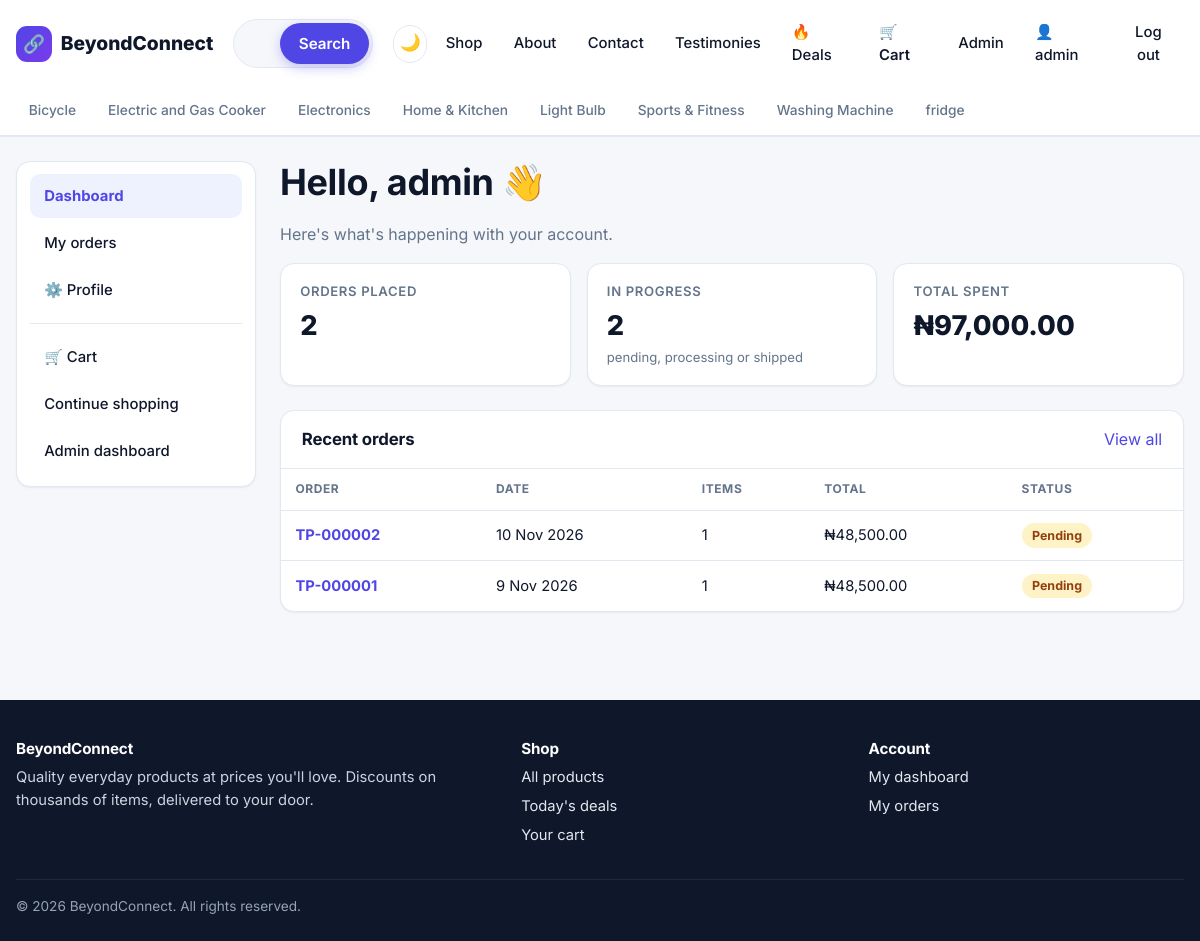
The app's page /accounts/dashboard/ (signed in), older data.
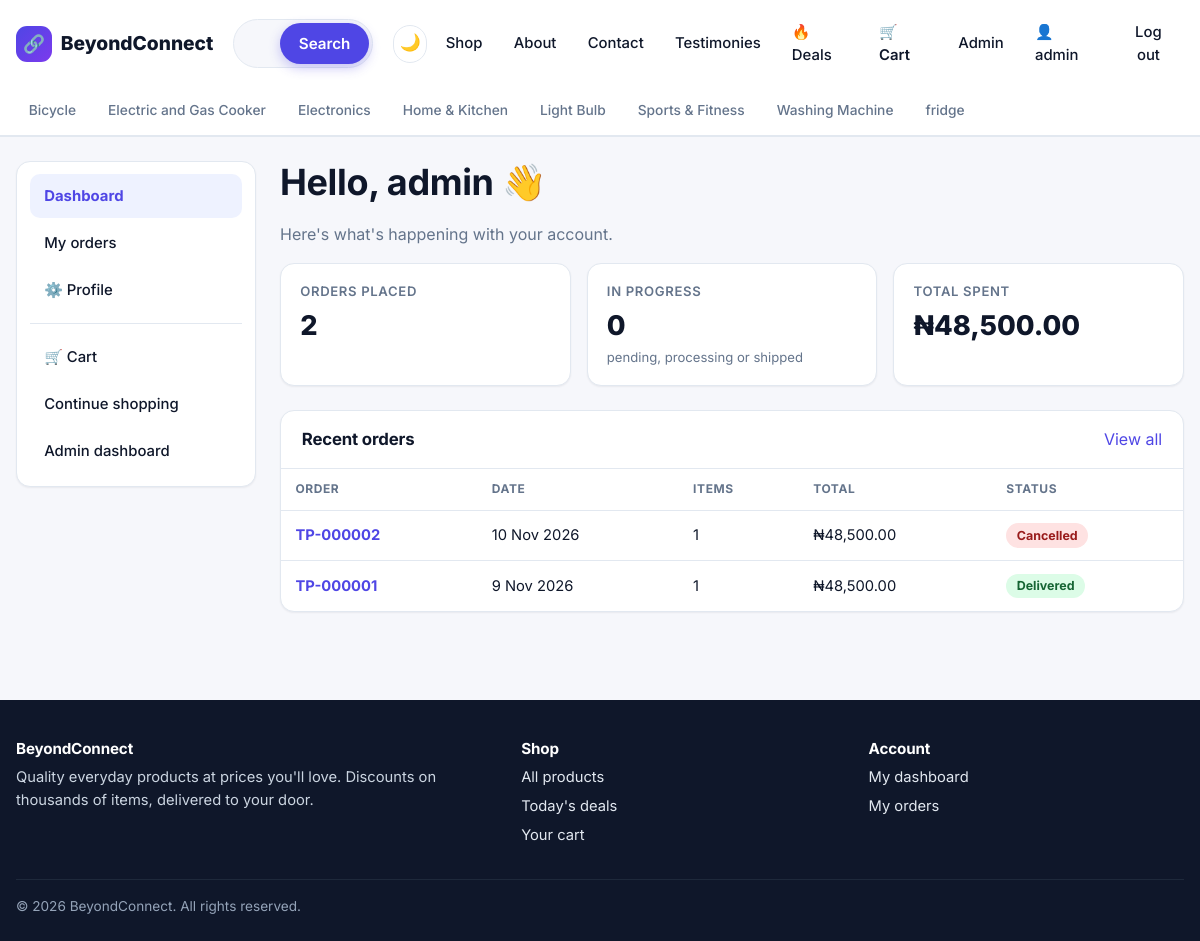
The same page, newer data.
### store/models.py (models this page shows, shortened)
class Order(models.Model):
    PENDING, PROCESSING, SHIPPED, DELIVERED, CANCELLED = "pending", "processing", "shipped", "delivered", "cancelled"
    STATUS_CHOICES = [
        (PENDING, "Pending"),
        (PROCESSING, "Processing"),
        (SHIPPED, "Shipped"),
        (DELIVERED, "Delivered"),
        (CANCELLED, "Cancelled"),
    ]
    COD, TRANSFER = "cod", "transfer"
    PAYMENT_CHOICES = [
        (COD, "Crypto Transfer Payment"),
        (TRANSFER, "Bank Transfer Payment"),
    ]
    user = models.ForeignKey(
        settings.AUTH_USER_MODEL, null=True, blank=True, on_delete=models.SET_NULL, related_name="orders"
    )
    full_name = models.CharField(max_length=150)
    email = models.EmailField()
    phone = models.CharField(max_length=30)
    address = models.CharField(max_length=255)
    city = models.CharField(max_length=100)
    notes = models.TextField(blank=True)
    payment_method = models.CharField(max_length=20, choices=PAYMENT_CHOICES, default=COD)
    status = models.CharField(max_length=20, choices=STATUS_CHOICES, default=PENDING)
    subtotal = models.DecimalField(max_digits=12, decimal_places=2, default=0)
    shipping_fee = models.DecimalField(max_digits=10, decimal_places=2, default=0)
    total = models.DecimalField(max_digits=12, decimal_places=2, default=0)
    created_at = models.DateTimeField(auto_now_add=True)
    updated_at = models.DateTimeField(auto_now=True)
    class Meta:
        ordering = ["-created_at"]
    @property
    def reference(self):
        return f"TP-{self.pk:06d}" if self.pk else "TP-new"
    @property
    def status_class(self):
        return f"status-{self.status}"
    @property
    def item_count(self):
        return sum(item.quantity for item in self.items.all())

class OrderItem(models.Model):
    order = models.ForeignKey(Order, on_delete=models.CASCADE, related_name="items")
    product = models.ForeignKey(Product, null=True, blank=True, on_delete=models.SET_NULL, related_name="order_items")
    product_name = models.CharField(max_length=200)
    unit_price = models.DecimalField(max_digits=10, decimal_places=2, help_text="Discounted price at the time of purchase.")
    quantity = models.PositiveIntegerField(default=1)

### accounts/views.py (the view)
# urls.py: path("dashboard/", views.dashboard, name="dashboard"),
@login_required
def dashboard(request):
    orders = request.user.orders.prefetch_related("items")
    stats = orders.aggregate(
        count=Count("id"),
        spent=Sum("total", filter=~Q(status=Order.CANCELLED)),
    )
    active_orders = orders.filter(
        status__in=[Order.PENDING, Order.PROCESSING, Order.SHIPPED]
    ).count()
    deals = (
        Product.objects.filter(is_active=True, discount_percent__gt=0, stock__gt=0)
        .select_related("category")
        .order_by("-discount_percent")[:4]
    )
    context = {
        "recent_orders": orders[:5],
        "order_count": stats["count"] or 0,
        "total_spent": stats["spent"] or 0,
        "active_orders": active_orders,
        "deals": deals,
        "profile": Profile.for_user(request.user),
    }
    return render(request, "accounts/dashboard.html", context)

### accounts/models.py (called while the page is built)
    @classmethod
    def for_user(cls, user):
        profile, _ = cls.objects.get_or_create(user=user)
        return profile

### store/cart.py (called while the page is built)
    def __len__(self):
        return sum(self.items.values())

### store/context_processors.py (called while the page is built)
def site(request):
    return {
        "SITE_NAME": settings.SITE_NAME,
        "CURRENCY": settings.CURRENCY_SYMBOL,
        "FREE_SHIPPING": Decimal(str(settings.FREE_SHIPPING_THRESHOLD)),
        "cart_count": len(Cart(request)),
        "nav_categories": Category.objects.all()[:8],
    }

### store/models.py (called while the page is built)
    def get_absolute_url(self):
        return reverse("store:category", args=[self.slug])

### store/templatetags/store_extras.py (called while the page is built)
@register.filter
def money(value):
    try:
        amount = Decimal(value)
    except (InvalidOperation, TypeError, ValueError):
        return value
    return f"{settings.CURRENCY_SYMBOL}{amount:,.2f}"

### templates/accounts/dashboard.html (shortened to what this page needs)
{% extends "base.html" %}
{% load store_extras %}
{% block content %}
<div class="dash-grid">
  {% include "accounts/_side_nav.html" with section="dashboard" %}
  <div>
    <h1>Hello, {{ user.first_name|default:user.username }} 👋</h1>
    <p class="muted">Here's what's happening with your account.</p>
    <div class="stat-grid">
      <div class="card stat"><div class="label">Orders placed</div><div class="value">{{ order_count }}</div></div>
      <div class="card stat"><div class="label">In progress</div><div class="value">{{ active_orders }}</div><div class="sub">pending, processing or shipped</div></div>
      <div class="card stat"><div class="label">Total spent</div><div class="value">{{ total_spent|money }}</div></div>
    </div>
    <div class="card" style="margin-bottom:1.5rem">
      <div class="card-title"><h2>Recent orders</h2><a href="{% url 'accounts:order_list' %}">View all</a></div>
      {% if recent_orders %}
      <div class="table-wrap">
        <table class="table">
          <thead><tr><th>Order</th><th>Date</th><th>Items</th><th>Total</th><th>Status</th></tr></thead>
          <tbody>
          {% for order in recent_orders %}
            <tr>
              <td><a href="{% url 'accounts:order_detail' order.pk %}"><strong>{{ order.reference }}</strong></a></td>
              <td>{{ order.created_at|date:"j M Y" }}</td>
              <td>{{ order.item_count }}</td>
              <td>{{ order.total|money }}</td>
              <td><span class="status {{ order.status_class }}">{{ order.get_status_display }}</span></td>
            </tr>
          {% endfor %}
          </tbody>
        </table>
      </div>
      {% else %}
        <div class="empty"><div class="big"></div><p class="muted">You haven't placed any orders yet.</p><a class="btn btn-primary" href="{% url 'store:product_list' %}">Start shopping</a></div>
      {% endif %}
    </div>
  </div>
</div>
{% endblock %}

Row changes from the older to the newer data that the page shows:
changed Order "TP-000002": status "Pending" → "Cancelled"
changed Order "TP-000001": status "Pending" → "Delivered"
Text that changed along with them:
{{ active_orders }}: "2" → "0"
{{ total_spent|money }}: "₦97,000.00" → "₦48,500.00"
